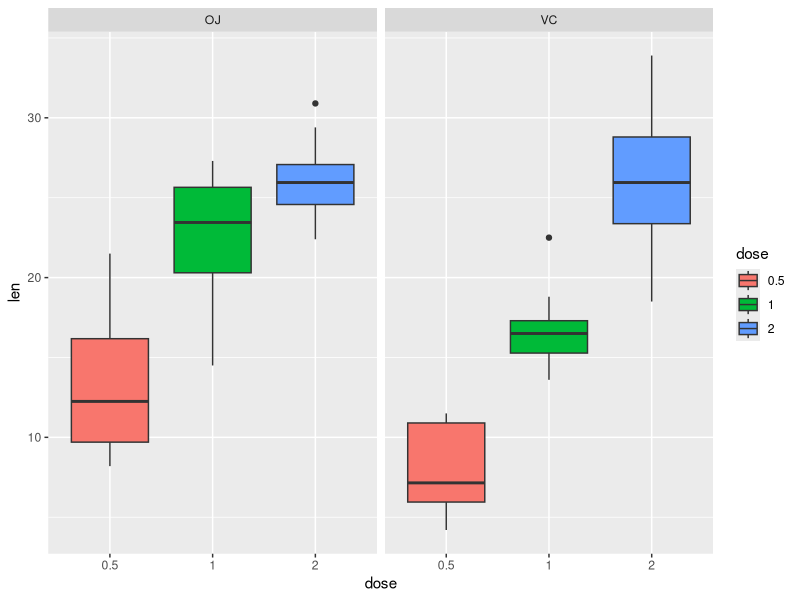

Reproduce this figure in R.
## ---- chunk 1
knitr::opts_chunk$set(echo = TRUE)
## ---- chunk 2

library(datasets)
library(ggplot2)

dat<- as.data.frame(ToothGrowth)

head(dat)
names(dat)

dat$dose<- as.factor(dat$dose)

str(dat)

summary(dat)

table(dat$supp,dat$dose)


p1<- ggplot(dat, aes(x=dose,y=len,fill=dose)) + geom_boxplot() + theme(legend.position = "right") + facet_grid(.~supp)
p1

## ---- chunk 3
hyp1<- t.test(dat$len~dat$supp)

print(c(paste("Confidence Interval:",hyp1$conf.int), paste("P-Value:",hyp1$p.value )))

## ---- chunk 4
hyp2<- t.test(len~supp,data = subset(dat,dose==0.5))

print(c(paste("Confidence Interval:",hyp2$conf.int), paste("P-Value:",hyp2$p.value )))

## ---- chunk 5
hyp3<- t.test(len~supp,data = subset(dat,dose==1))

print(c(paste("Confidence Interval:",hyp3$conf.int), paste("P-Value:",hyp3$p.value )))

## ---- chunk 6
hyp4<- t.test(len~supp,data = subset(dat,dose==2))

print(c(paste("Confidence Interval:",hyp4$conf.int), paste("P-Value:",hyp4$p.value )))

